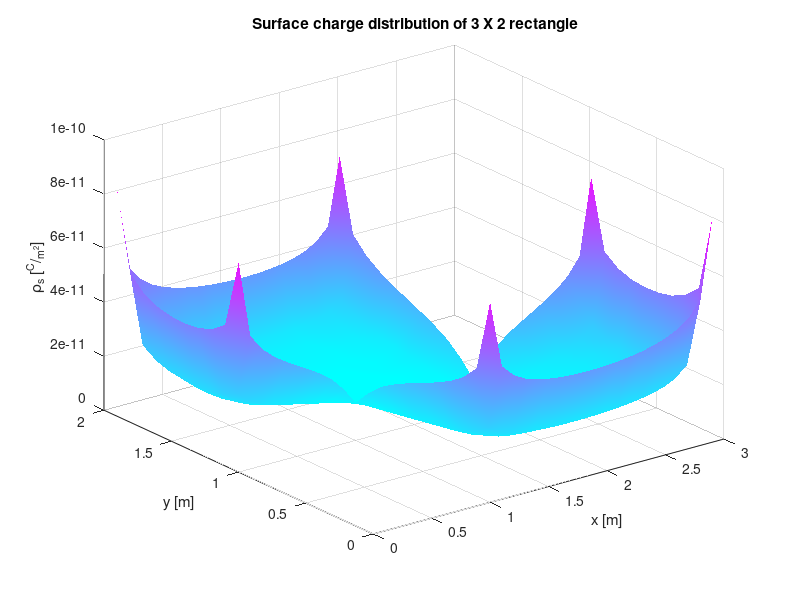
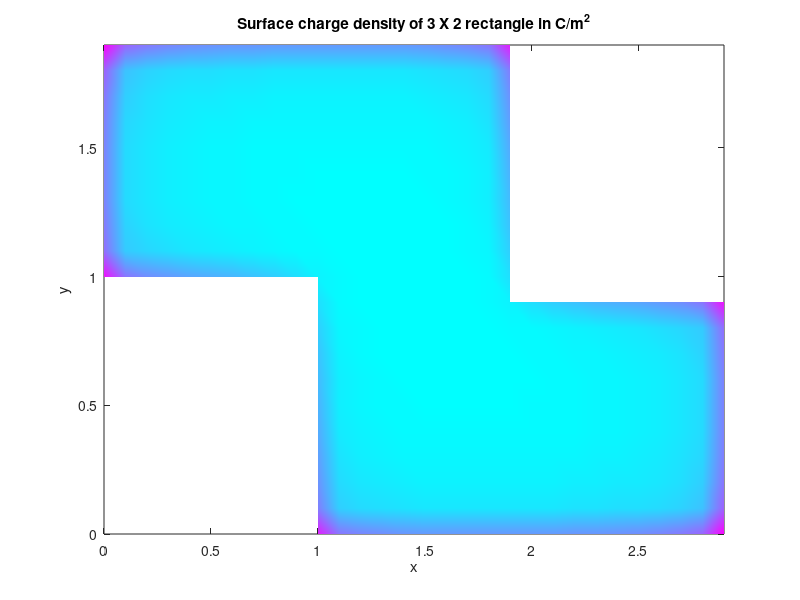

Write the MATLAB code that produced these figures, in order.
clear all; 
close all;

a = 1; %side a is 1m long
V0 = 1; %rectangle is at potential of 1V
EPS0 = 8.8542*10^(-12);
n = 10; %number of patches per side a

%coordinates of centers of patches

dp = a/n; %size of individual patch
x = [];
y = [];
ds = [];
for i = 1:(2*n)
    for j = (n+1):(2*n)
        yj = (j-1)*dp; % y-coordinate of the patch center
        xi = (i-1)*dp; % x-coordinate of the patch center
        x(end+1) = xi;
        y(end+1) = yj;
        ds(end+1) = dp^2;
    end
end

for i = (n+1):(3*n)
    for j = 1:n
        yj = (j-1)*dp; % y-coordinate of the patch center
        xi = (i-1)*dp; % x-coordinate of the patch center
        x(end+1) = xi;
        y(end+1) = yj;
        ds(end+1) = dp^2;
    end
end

%matrix A 
N = length(x); % Calculate the number of patches based on x coordinates
A = zeros(N,N);
for i = 1 : N
    for j = 1 : N
        if (i==j)
            A(i,j) = sqrt(ds(j))/(2*sqrt(pi)*EPS0);
        else
            rij = hypot(x(j)-x(i), y(j)-y(i));
            A(i,j) = ds(j)/(4*pi*EPS0*rij);   
        end
    end
end

%matrix B

B = V0*ones(1,N)';  %transpose -- to make it a column matrix

rhos = A\B;  %solving the equation
rhos2D = NaN(3*n,2*n);

% making 2D matrix rhos2D from results rhos in 1D array

for k = 1:N
    row_index = floor(x(k)/dp) + 1;
    column_index = floor(y(k)/dp) + 1;
    rhos2D(row_index, column_index) = rhos(k);
end

figure(1);

[x2D,y2D] = meshgrid(0:dp:3*a-dp,0:dp:2*a-dp);
surf(x2D, y2D, rhos2D');
colormap('cool');
shading interp;
title(' Surface charge distribution of 3 X 2 rectangle');
xlabel('x [m]');
ylabel('y [m]');
zlabel('\rho_s [^{C}/_{m^2}]');


figure(2);

pcolor(x2D,y2D,rhos2D');
colormap('cool');
shading interp;
title('Surface charge density of 3 X 2 rectangle in C/m^2');
xlabel('x');
ylabel('y');

Qtot = ds*rhos;

disp(['Total charge of 3 x 2 rectangle is ' num2str(Qtot*10^12) ' pC']);